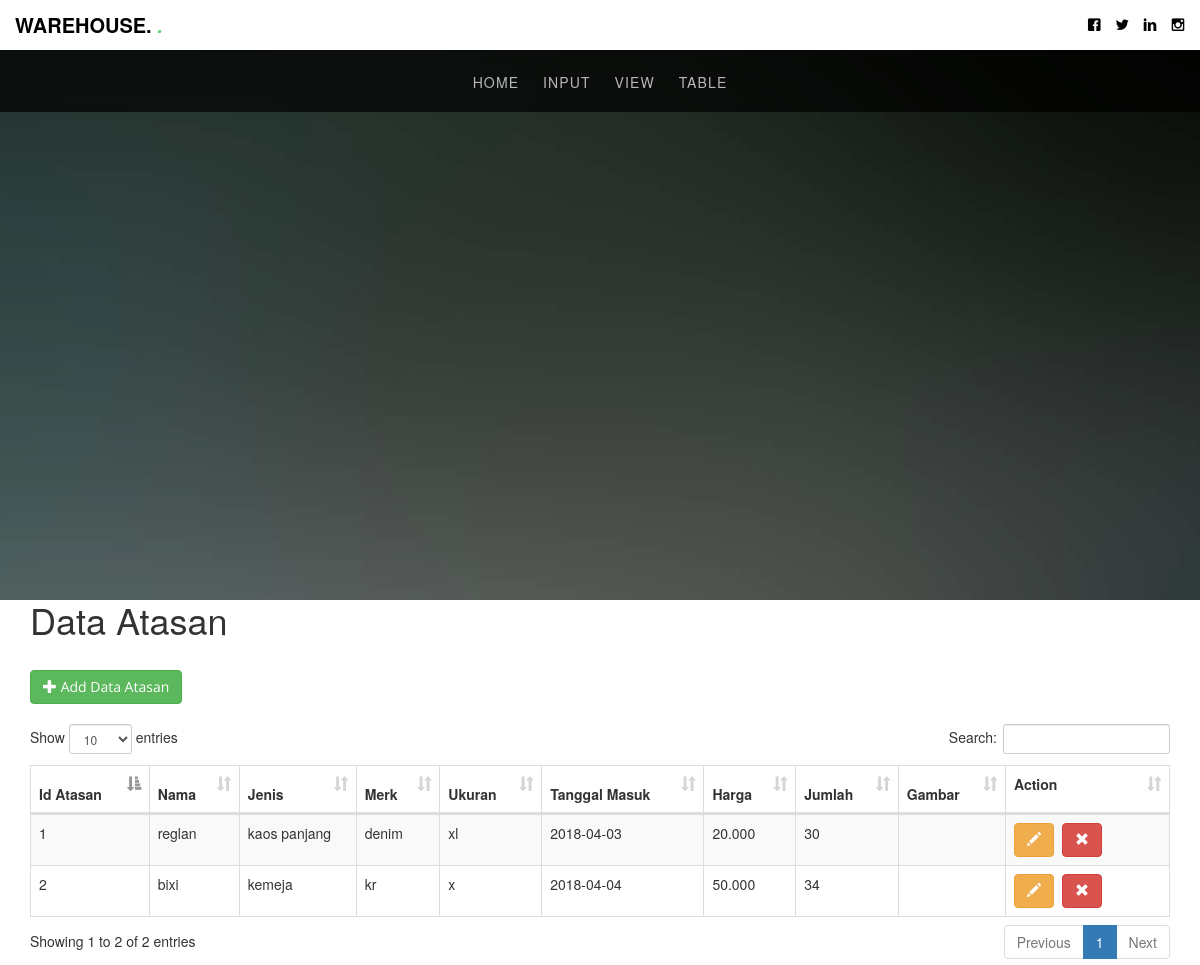
The page /index.php/atasantable on the database its author committed.
### tables this page shows
CREATE TABLE `atasan` (
  `id_atasan` int(11) NOT NULL,
  `Nama` varchar(50) NOT NULL,
  `Jenis` varchar(25) NOT NULL,
  `Merk` varchar(25) NOT NULL,
  `Ukuran` varchar(10) NOT NULL,
  `Tgl_masuk` date NOT NULL,
  `Harga` varchar(10) NOT NULL,
  `Jumlah` varchar(10) NOT NULL,
  `Gambar` varchar(200) NOT NULL
);

### application/controllers/Atasantable.php (called while the page is built, shortened)
<?php
class Atasantable extends CI_Controller {
	 public function __construct()
	 	{
			$this->load->helper('url');
	 		$this->load->model('atasantable_model');
	 	}
	public function index()
	{
		$data['atasan']=$this->atasantable_model->get_all_atasan();
		$this->load->view('atasantable_view',$data);
	}
}

### index.php (called while the page is built, shortened)
<?php
require_once BASEPATH.'core/CodeIgniter.php';

### application/models/Atasantable_model.php (called while the page is built, shortened)
<?php
class Atasantable_model extends CI_Model
{
public function get_all_atasan()
{
$this->db->from('atasan');
$query=$this->db->get();
return $query->result();
}
}

### application/views/atasantable_view.php (the view, shortened to what this page needs)
<!DOCTYPE html>
<html>
<?php $this->load->view('header');?>
  <header id="gtco-header" class="gtco-cover gtco-cover-sm" role="banner" style="background-image: url(http://localhost:8080/ci3-gudang/assets/images/img_bg_3.jpg)" data-stellar-background-ratio="0.5">
    <div class="overlay"></div>
    <div class="gtco-container">
      <div class="row row-mt-15em">
      </div>
    </div>
  </header>
    <head>
    <link href="<?php echo base_url('assests/bootstrap/css/bootstrap.min.css')?>" rel="stylesheet">
    <link href="<?php echo base_url('assests/datatables/css/dataTables.bootstrap.css')?>" rel="stylesheet">
  </head>
  <body>
  <div class="container">
    <h1>Data Atasan</h1>
    <br />
    <button class="btn btn-success" onclick="add_atasantable()"><i class="glyphicon glyphicon-plus"></i> Add Data Atasan</button>
    <br />
    <br />
    <table id="table_id" class="table table-striped table-bordered" cellspacing="0" width="100%">
      <thead>
        <tr>
         <th>Id Atasan</th>
          <th>Nama</th>
          <th>Jenis</th>
          <th>Merk </th>
          <th>Ukuran </th>
          <th>Tanggal Masuk </th>
          <th>Harga </th>
          <th>Jumlah </th>
          <th>Gambar </th>
          <th style="width:125px;">Action
          </p></th>
        </tr>
      </thead>
      <tbody>
        <?php foreach($atasan as $atasantable){?>
             <tr>
                 <td><?php echo $atasantable->id_atasan;?></td>
                 <td><?php echo $atasantable->Nama;?></td>
                 <td><?php echo $atasantable->Jenis;?></td>
                <td><?php echo $atasantable->Merk;?></td>
                <td><?php echo $atasantable->Ukuran;?></td>
                 <td><?php echo $atasantable->Tgl_masuk;?></td>
                 <td><?php echo $atasantable->Harga;?></td>
                <td><?php echo $atasantable->Jumlah;?></td>
                <td><?php echo $atasantable->Gambar;?></td>
                <td>
                  <button class="btn btn-warning" onclick="edit_atasantable(<?php echo $atasantable->id_atasan;?>)"><i class="glyphicon glyphicon-pencil"></i></button>
                  <button class="btn btn-danger" onclick="delete_atasantable(<?php echo $atasantable->id_atasan;?>)"><i class="glyphicon glyphicon-remove"></i></button>
                </td>
              </tr>
             <?php }?>
      </tbody>
    </table>
  </div>
  </body>
</html>

### application/views/header.php (shortened to what this page needs)
<!DOCTYPE HTML>
<html>
	<head>
	<link rel="stylesheet" href="http://localhost:8080/ci3-gudang/assets/css/animate.css">
	<link rel="stylesheet" href="http://localhost:8080/ci3-gudang/assets/css/icomoon.css">
	<link rel="stylesheet" href="http://localhost:8080/ci3-gudang/assets/css/themify-icons.css">
	<link rel="stylesheet" href="http://localhost:8080/ci3-gudang/assets/css/bootstrap.css">
	<link rel="stylesheet" href="http://localhost:8080/ci3-gudang/assets/css/magnific-popup.css">
	<link rel="stylesheet" href="http://localhost:8080/ci3-gudang/assets/css/owl.carousel.min.css">
	<link rel="stylesheet" href="http://localhost:8080/ci3-gudang/assets/css/owl.theme.default.min.css">
	<link rel="stylesheet" href="http://localhost:8080/ci3-gudang/assets/css/style.css">
	</head>
	<body>
	<div id="page">
	<div class="page-inner">
	<div id="head-top" style="position: absolute; width: 100%; top: 0; ">
		<div class="gtco-top">
			<div class="container-fluid">
				<div class="row">
					<div class="col-md-6 col-xs-6">
						<div id="gtco-logo"><a href="home">WAREHOUSE. <em>.</em></a></div>
					</div>
					<div class="col-md-6 col-xs-6 social-icons">
						<ul class="gtco-social-top">
							<li><a href="#"><i class="icon-facebook"></i></a></li>
							<li><a href="#"><i class="icon-twitter"></i></a></li>
							<li><a href="#"><i class="icon-linkedin"></i></a></li>
							<li><a href="#"><i class="icon-instagram"></i></a></li>
						</ul>
					</div>
				</div>
			</div>
		</div>
		<nav class="gtco-nav sticky-banner" role="navigation">
			<div class="gtco-container">
				<div class="row">
					<div class="col-xs-12 text-center menu-1">
						<ul>
							<li class="active">
								<li class="has-dropdown">
									<a href="<?php echo site_url('Welcome/home/')?>">Home</a>
								</li>
							</li>
							<li class="">
								<li class="has-dropdown">
									<a href="">Input</a>
								</li>
							</li>
							<li class="">
								<li class="has-dropdown">
									<a href="">View</a>
								</li>
							</li>
							<li class="">
								<li class="has-dropdown">
									<a href="">Table</a>
								</li>
							</li>
					</div>
				</div>
			</div>
		</nav>
	</div>

### assets/css/icomoon.css (style rules this page uses)
[class^="icon-"], [class*=" icon-"] { font-family: 'icomoon' !important; speak: none; font-style: normal; font-weight: normal; font-variant: normal; text-transform: none; line-height: 1; -webkit-font-smoothing: antialiased; -moz-osx-font-smoothing: grayscale; }
.icon-facebook:before { content: "\ea67"; }
.icon-instagram:before { content: "\ea6f"; }
.icon-linkedin:before { content: "\ea73"; }
.icon-twitter:before { content: "\ea7c"; }

### assets/css/style.css (style rules this page uses)
body { font-family: "Open Sans", Arial, sans-serif; font-weight: 400; font-size: 16px; line-height: 1.7; color: #777; background: #fff; }
#page { position: relative; overflow-x: hidden; width: 100%; height: 100%; -webkit-transition: 0.5s; -o-transition: 0.5s; transition: 0.5s; }
a { color: #66D37E; -webkit-transition: 0.5s; -o-transition: 0.5s; transition: 0.5s; }
h1, h2, h3, h4, h5, h6, figure { color: #000; font-family: "Open Sans", Arial, sans-serif; font-weight: 400; margin: 0 0 20px 0; }
.gtco-container { max-width: 1100px; position: relative; margin: 0 auto; padding-left: 15px; padding-right: 15px; }
.gtco-top { height: 50px; line-height: 50px; background: #fff; z-index: 1002; position: relative; }
.gtco-top #gtco-logo { font-size: 20px; margin: 0; padding: 0; text-transform: uppercase; font-weight: bold; }
.gtco-top #gtco-logo a { color: #000; }
.gtco-top #gtco-logo em { color: #66D37E; }
.gtco-top .social-icons { text-align: right; }
.gtco-top .gtco-social-top { padding: 0; margin: 0; }
.gtco-top .gtco-social-top li { padding: 0; margin: 0 0 0 10px; list-style: none; display: -moz-inline-stack; display: inline-block; zoom: 1; *display: inline; }
.gtco-top .gtco-social-top li a { color: #000; }
.gtco-nav { position: absolute; top: 50px; left: 0; margin: 0; padding: 0; width: 100%; padding: 20px 0; z-index: 1001; background: rgba(0, 0, 0, 0.7); }
.gtco-nav a { padding: 5px 10px; color: #fff; }
.gtco-nav ul { padding: 0; margin: 2px 0 0 0; }
.gtco-nav ul li { padding: 0; margin: 0; list-style: none; display: inline; }
.gtco-nav ul li > a { text-transform: uppercase; font-size: 14px; letter-spacing: .08em; padding: 30px 10px; color: rgba(255, 255, 255, 0.7); -webkit-transition: 0.3s; -o-transition: 0.3s; transition: 0.3s; }
.gtco-nav ul li.has-dropdown { position: relative; }
#gtco-header { position: absolute; top: 0; background: #4d4d4d; }
#gtco-header .overlay { position: absolute; top: 0; left: 0; right: 0; bottom: 0; background: rgba(0, 0, 0, 0.4); -webkit-transition: 0.5s; -o-transition: 0.5s; transition: 0.5s; }
#gtco-header, #gtco-counter, .gtco-bg { background-size: cover; background-position: top center; background-repeat: no-repeat; position: relative; }
.gtco-cover { height: 900px; background-size: cover; background-position: center center; background-repeat: no-repeat; position: relative; float: left; width: 100%; }
.gtco-cover .overlay { z-index: 1; position: absolute; bottom: 0; top: 0; left: 0; right: 0; background: rgba(0, 0, 0, 0.5); }
.gtco-cover > .gtco-container { position: relative; z-index: 10; }
.gtco-cover.gtco-cover-sm { height: 600px; }
.btn { margin-right: 4px; margin-bottom: 4px; font-family: "Open Sans", Arial, sans-serif; font-size: 16px; font-weight: 400; -webkit-border-radius: 4px; -moz-border-radius: 4px; -ms-border-radius: 4px; border-radius: 4px; -webkit-transition: 0.5s; -o-transition: 0.5s; transition: 0.5s; padding: 8px 30px; }
.btn-success { background: #5cb85c; color: #fff; border: 2px solid #5cb85c; }
.btn-warning { background: #f0ad4e; color: #fff; border: 2px solid #f0ad4e; }
.btn-danger { background: #d9534f; color: #fff; border: 2px solid #d9534f; }
.row-mt-15em { margin-top: 15em; }

### rows shown on the page
atasan: id_atasan "1", Nama "reglan", Jenis "kaos panjang", Merk "denim", Ukuran "xl", Tgl_masuk "2018-04-03", Harga "20.000", Jumlah "30"
atasan: id_atasan "2", Nama "bixi", Jenis "kemeja", Merk "kr", Ukuran "x", Tgl_masuk "2018-04-04", Harga "50.000", Jumlah "34"
